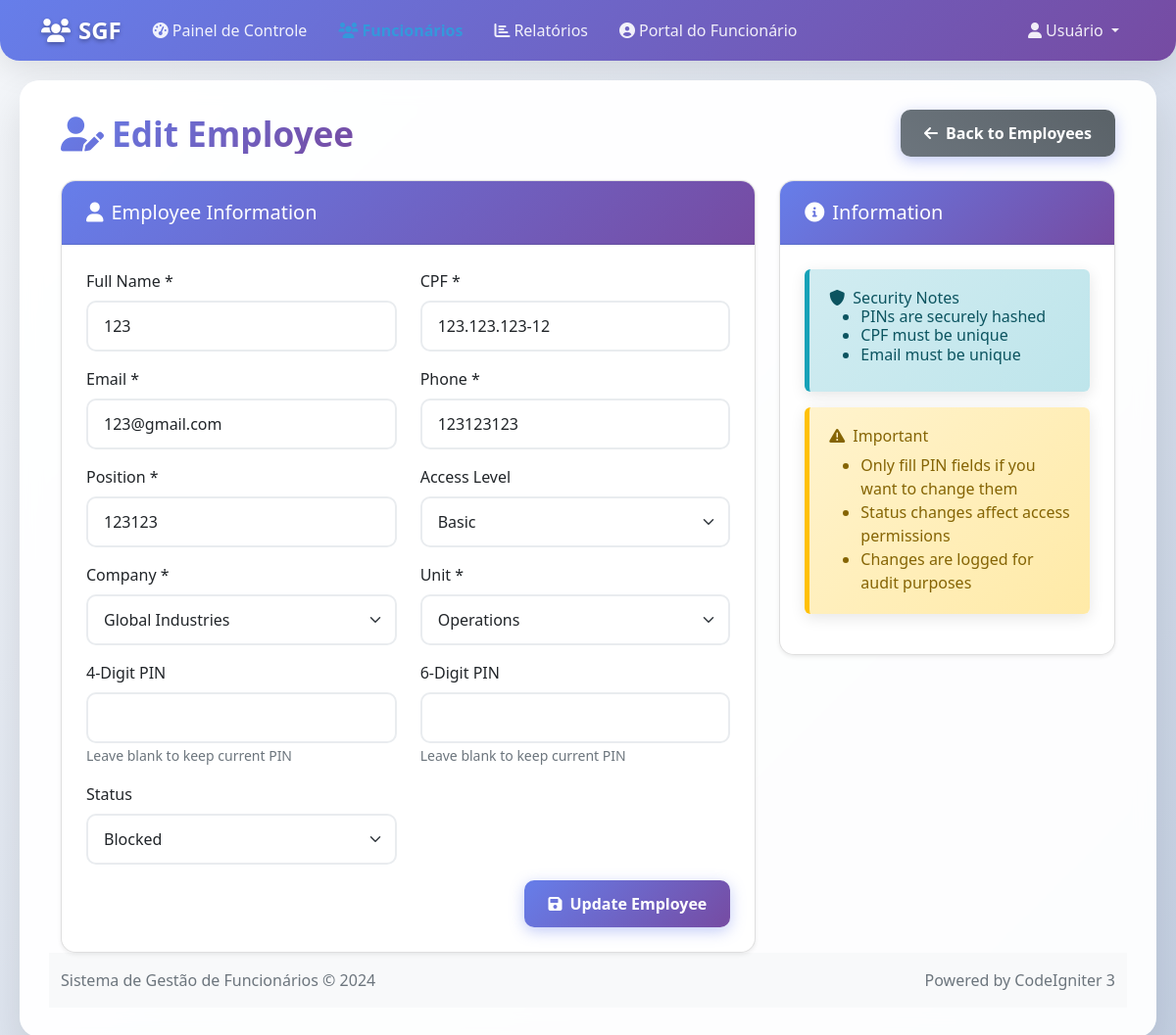
The app's page /employees/edit/8, older data.
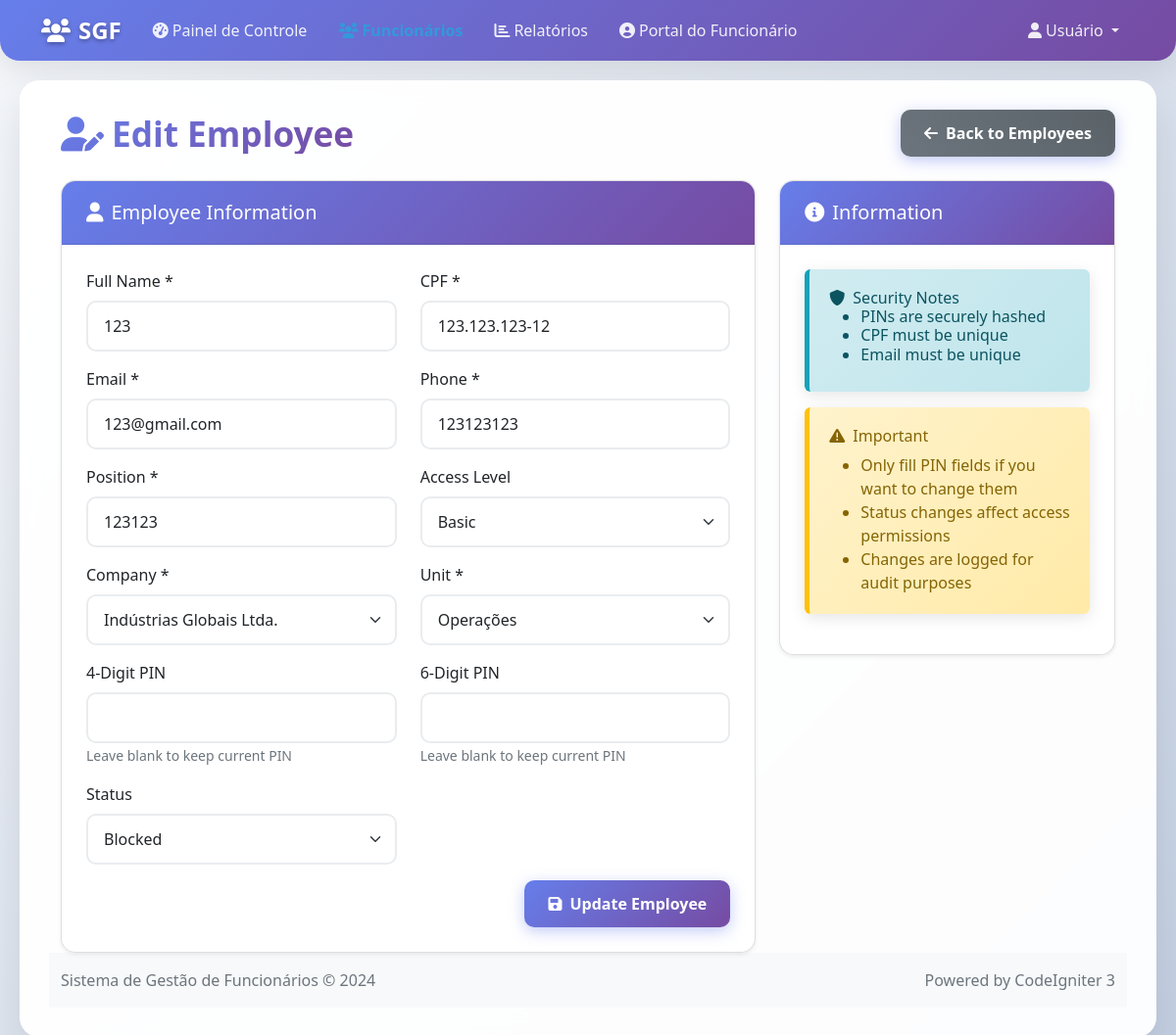
The same page, newer data.
### tables this page shows
CREATE TABLE `employees`  (
  `id` int NOT NULL AUTO_INCREMENT,
  `cpf` varchar(14) NOT NULL,
  `name` varchar(100) NOT NULL,
  `email` varchar(100) NOT NULL,
  `phone` varchar(20) NOT NULL,
  `position` varchar(100) NOT NULL,
  `unit_id` int NOT NULL,
  `company_id` int NOT NULL,
  `access_level` enum('basic','intermediate','advanced','admin') NULL DEFAULT 'basic',
  `status` enum('active','vacation','blocked','inactive') NULL DEFAULT 'active',
  `pin_4digit` varchar(255) NOT NULL,
  `pin_6digit` varchar(255) NOT NULL,
  `photo_path` varchar(255) NULL DEFAULT NULL,
  `created_at` timestamp NOT NULL DEFAULT current_timestamp,
  `updated_at` timestamp NOT NULL DEFAULT current_timestamp ON UPDATE CURRENT_TIMESTAMP,
  PRIMARY KEY (`id`) USING BTREE,
  UNIQUE INDEX `cpf`(`cpf` ASC) USING BTREE,
  UNIQUE INDEX `email`(`email` ASC) USING BTREE,
  INDEX `unit_id`(`unit_id` ASC) USING BTREE,
  INDEX `company_id`(`company_id` ASC) USING BTREE,
  CONSTRAINT `employees_ibfk_1` FOREIGN KEY (`unit_id`) REFERENCES `units` (`id`) ON DELETE CASCADE ON UPDATE RESTRICT,
  CONSTRAINT `employees_ibfk_2` FOREIGN KEY (`company_id`) REFERENCES `companies` (`id`) ON DELETE CASCADE ON UPDATE RESTRICT
);

CREATE TABLE `companies`  (
  `id` int NOT NULL AUTO_INCREMENT,
  `name` varchar(100) NOT NULL,
  `code` varchar(20) NOT NULL,
  `status` enum('active','inactive') NULL DEFAULT 'active',
  `created_at` timestamp NOT NULL DEFAULT current_timestamp,
  PRIMARY KEY (`id`) USING BTREE,
  UNIQUE INDEX `code`(`code` ASC) USING BTREE
);

CREATE TABLE `units`  (
  `id` int NOT NULL AUTO_INCREMENT,
  `name` varchar(100) NOT NULL,
  `code` varchar(20) NOT NULL,
  `company_id` int NOT NULL,
  `status` enum('active','inactive') NULL DEFAULT 'active',
  `created_at` timestamp NOT NULL DEFAULT current_timestamp,
  PRIMARY KEY (`id`) USING BTREE,
  INDEX `company_id`(`company_id` ASC) USING BTREE,
  CONSTRAINT `units_ibfk_1` FOREIGN KEY (`company_id`) REFERENCES `companies` (`id`) ON DELETE CASCADE ON UPDATE RESTRICT
);

### application/controllers/Employees.php (called while the page is built, shortened)
<?php
class Employees extends CI_Controller {
    public function __construct() {
        $this->load->library('session');
        $this->load->library('form_validation');
        $this->load->model('Employee_model');
    }
    public function edit($id) {
        $employee = $this->Employee_model->get_employee($id);
        $data['employee'] = $employee;
        $data['companies'] = $this->Employee_model->get_companies();
        $data['units'] = $this->Employee_model->get_units($employee->company_id);
        $data['title'] = 'Edit Employee';
        $this->load->view('templates/header', $data);
        $this->load->view('employees/edit', $data);
        $this->load->view('templates/footer');
    }
}

### index.php (called while the page is built, shortened)
<?php
require_once BASEPATH.'core/CodeIgniter.php';

### application/models/Employee_model.php (called while the page is built, shortened)
<?php
class Employee_model extends CI_Model {
    public function get_employee($id) {
        $this->db->select('e.*, u.name as unit_name, c.name as company_name');
        $this->db->from('employees e');
        $this->db->join('units u', 'u.id = e.unit_id');
        $this->db->join('companies c', 'c.id = e.company_id');
        $this->db->where('e.id', $id);
        $query = $this->db->get();
        return $query->row();
    }
    public function get_companies() {
        $this->db->where('status', 'active');
        $this->db->order_by('name', 'ASC');
        $query = $this->db->get('companies');
        return $query->result();
    }
    public function get_units($company_id = null) {
        if ($company_id) {
            $this->db->where('company_id', $company_id);
        }
        $this->db->where('status', 'active');
        $this->db->order_by('name', 'ASC');
        $query = $this->db->get('units');
        return $query->result();
    }
}

### application/views/employees/edit.php (the view, shortened to what the changed rows need)
<div class="row">
    <div class="col-12">
        <div class="d-flex justify-content-between align-items-center mb-4">
            <h1 class="h3 mb-0">
                <i class="fas fa-user-edit me-2"></i>Edit Employee
            </h1>
        </div>
    </div>
</div>
<div class="row">
    <div class="col-md-8">
        <div class="card">
            <div class="card-body">
                <form method="post" action="/employees/edit/<?php echo $employee->id; ?>">
                    <div class="row">
                        <div class="col-md-6 mb-3">
                            <label for="name" class="form-label">Full Name *</label>
                            <input type="text" class="form-control" id="name" name="name"
                                   value="<?php echo set_value('name', $employee->name); ?>" required>
                        </div>
                        <div class="col-md-6 mb-3">
                            <label for="cpf" class="form-label">CPF *</label>
                            <input type="text" class="form-control" id="cpf" name="cpf"
                                   value="<?php echo set_value('cpf', $employee->cpf); ?>"
                                   placeholder="000.000.000-00" required>
                        </div>
                    </div>
                    <div class="row">
                        <div class="col-md-6 mb-3">
                            <label for="email" class="form-label">Email *</label>
                            <input type="email" class="form-control" id="email" name="email"
                                   value="<?php echo set_value('email', $employee->email); ?>" required>
                        </div>
                        <div class="col-md-6 mb-3">
                            <label for="phone" class="form-label">Phone *</label>
                            <input type="text" class="form-control" id="phone" name="phone"
                                   value="<?php echo set_value('phone', $employee->phone); ?>" required>
                        </div>
                    </div>
                    <div class="row">
                        <div class="col-md-6 mb-3">
                            <label for="position" class="form-label">Position *</label>
                            <input type="text" class="form-control" id="position" name="position"
                                   value="<?php echo set_value('position', $employee->position); ?>" required>
                        </div>
                    </div>
                    <div class="row">
                        <div class="col-md-6 mb-3">
                            <label for="company_id" class="form-label">Company *</label>
                            <select class="form-select" id="company_id" name="company_id" required>
                                <?php foreach ($companies as $company): ?>
                                    <option value="<?php echo $company->id; ?>" <?php echo (set_value('company_id', $employee->company_id) == $company->id) ? 'selected' : ''; ?>>
                                        <?php echo $company->name; ?>
                                    </option>
                                <?php endforeach; ?>
                            </select>
                        </div>
                        <div class="col-md-6 mb-3">
                            <label for="unit_id" class="form-label">Unit *</label>
                            <select class="form-select" id="unit_id" name="unit_id" required>
                                <?php foreach ($units as $unit): ?>
                                    <option value="<?php echo $unit->id; ?>" <?php echo (set_value('unit_id', $employee->unit_id) == $unit->id) ? 'selected' : ''; ?>>
                                        <?php echo $unit->name; ?>
                                    </option>
                                <?php endforeach; ?>
                            </select>
                        </div>
                    </div>
                    <div class="row">
                        <div class="col-md-6 mb-3">
                            <label for="status" class="form-label">Status</label>
                            <select class="form-select" id="status" name="status">
                                <option value="blocked" <?php echo (set_value('status', $employee->status) === 'blocked') ? 'selected' : ''; ?>>Blocked</option>
                            </select>
                        </div>
                    </div>
                </form>
            </div>
        </div>
    </div>
</div>

Row changes from the older to the newer data that the page shows:
changed through a linked row, employees "123@gmail.com": company_id "Global Industries" → "Indústrias Globais Ltda."; unit_id "Operations" → "Operações"
